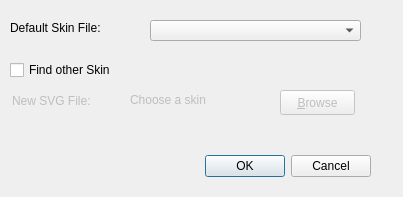
<ui version="4.0" >
 <class>finderSkinUI</class>
 <widget class="QDialog" name="finderSkinUI" >
  <property name="geometry" >
   <rect>
    <x>0</x>
    <y>0</y>
    <width>403</width>
    <height>197</height>
   </rect>
  </property>
  <property name="windowTitle" >
   <string>Find out a new skin</string>
  </property>
  <widget class="QDialogButtonBox" name="buttonBox" >
   <property name="geometry" >
    <rect>
     <x>50</x>
     <y>150</y>
     <width>321</width>
     <height>32</height>
    </rect>
   </property>
   <property name="orientation" >
    <enum>Qt::Horizontal</enum>
   </property>
   <property name="standardButtons" >
    <set>QDialogButtonBox::Cancel|QDialogButtonBox::NoButton|QDialogButtonBox::Ok</set>
   </property>
  </widget>
  <widget class="QLabel" name="lDefaultSkin" >
   <property name="geometry" >
    <rect>
     <x>10</x>
     <y>20</y>
     <width>101</width>
     <height>16</height>
    </rect>
   </property>
   <property name="text" >
    <string>Default Skin File:</string>
   </property>
  </widget>
  <widget class="QPushButton" name="browserButton" >
   <property name="enabled" >
    <bool>false</bool>
   </property>
   <property name="geometry" >
    <rect>
     <x>280</x>
     <y>90</y>
     <width>75</width>
     <height>25</height>
    </rect>
   </property>
   <property name="text" >
    <string>&amp;Browse</string>
   </property>
  </widget>
  <widget class="QLabel" name="lTitleSkin" >
   <property name="enabled" >
    <bool>false</bool>
   </property>
   <property name="geometry" >
    <rect>
     <x>130</x>
     <y>90</y>
     <width>121</width>
     <height>20</height>
    </rect>
   </property>
   <property name="text" >
    <string>Choose a skin</string>
   </property>
  </widget>
  <widget class="QCheckBox" name="checkOtherSkin" >
   <property name="geometry" >
    <rect>
     <x>10</x>
     <y>60</y>
     <width>111</width>
     <height>20</height>
    </rect>
   </property>
   <property name="text" >
    <string>Find other Skin</string>
   </property>
  </widget>
  <widget class="QComboBox" name="comboBoxTitleSkin" >
   <property name="geometry" >
    <rect>
     <x>150</x>
     <y>20</y>
     <width>211</width>
     <height>21</height>
    </rect>
   </property>
  </widget>
  <widget class="QLabel" name="lNewSkin" >
   <property name="enabled" >
    <bool>false</bool>
   </property>
   <property name="geometry" >
    <rect>
     <x>12</x>
     <y>93</y>
     <width>81</width>
     <height>16</height>
    </rect>
   </property>
   <property name="text" >
    <string>New SVG File:</string>
   </property>
  </widget>
 </widget>
 <resources/>
 <connections/>
</ui>
